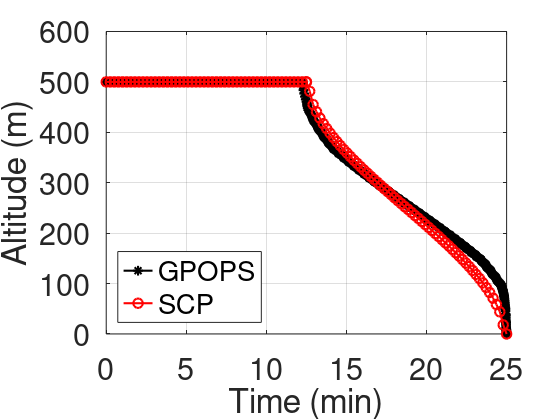
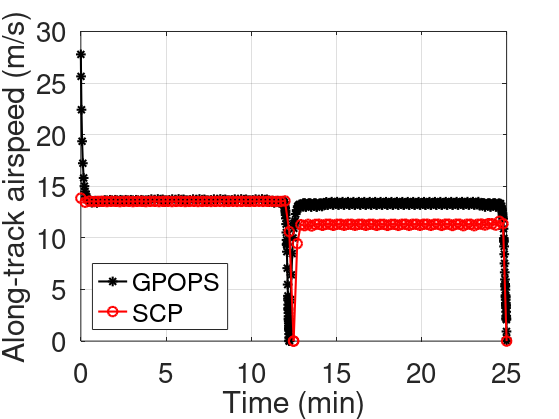
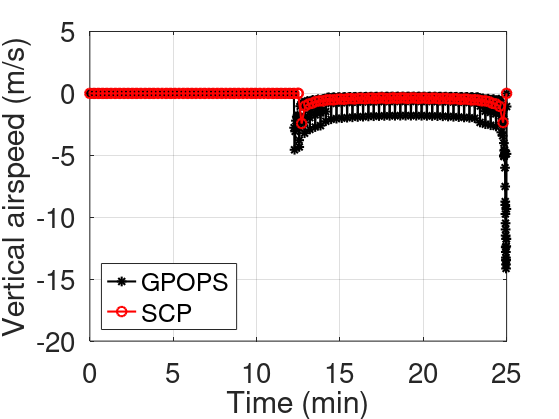
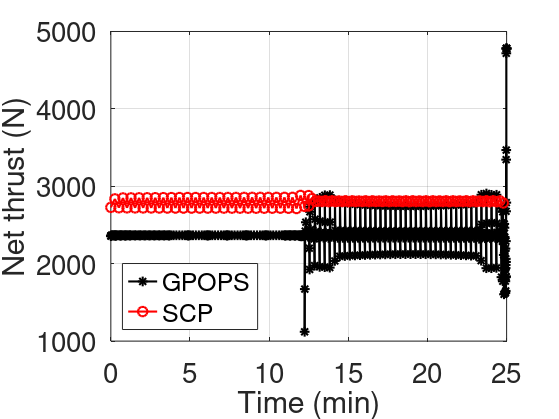

Recreate these plots in MATLAB, in order.
% Compare results from the folders "SCP" and "Verify_gpops_convex" with
% nonconvex control constraint u2^2+u3^2=u4

clear
clc
close all
format short

% parameters

load data_gpops.mat
load data_scp.mat

tG = tG/60;
tS = tS/60;
thetaS = atan(u1S./u2S)*180/pi;
% x vs. t
figure
plot(tG, xG, 'k-*', 'markersize', 7, 'linewidth', 1.5);
hold on
plot(tS, xS, 'r-o', 'markersize', 7, 'linewidth', 1.5);
xlabel('Time (min)', 'FontSize', 20);
ylabel('Along-track distance (m)', 'FontSize', 20);
xlim([0 25]);
leg = legend('GPOPS', 'SCP');
legend('Location','southwest')
set(leg,'FontSize',20);
set(gca,'FontSize',20);
set(gcf,'PaperUnits','inches');
set(gcf,'PaperSize',[8.5 7.5]);
grid on

%z vs. t
% figure
% plot(tG, zG, 'k-*', 'markersize', 7, 'linewidth', 1.5);
% hold on
% plot(tS, zS, 'r-o', 'markersize', 7, 'linewidth', 1.5);
% xlabel('Time (min)', 'FontSize', 22);
% ylabel('Altitude (m)', 'FontSize', 22);
% xlim([0 25]);
% leg = legend('GPOPS', 'SCP');
% set(leg,'FontSize',22);
% set(gca,'FontSize',22);
% grid on
%z vs. t
h = figure;
plot(tG, zG, 'k-*', 'markersize', 7, 'linewidth', 1.5);
hold on
plot(tS, zS, 'r-o', 'markersize', 7, 'linewidth', 1.5);
xlabel('Time (min)', 'FontSize', 20);
ylabel('Altitude (m)', 'FontSize', 20);
xlim([0 25]);
leg = legend('GPOPS', 'SCP');
legend('Location','southwest')
set(leg,'FontSize',22);
set(gca,'FontSize',22);
grid on
set(h,'Units','Inches');
pos = get(h,'Position');
set(h,'PaperPositionMode','Auto','PaperUnits','Inches','PaperSize',[pos(3), pos(4)])
print(h,'conop2_altitude','-dpdf','-r0')



% vx vs. t
h = figure;
plot(tG, vxG, 'k-*', 'markersize', 7, 'linewidth', 1.5);
hold on
plot(tS, vxS, 'r-o', 'markersize', 7, 'linewidth', 1.5);
xlabel('Time (min)', 'FontSize', 20);
ylabel('Along-track airspeed (m/s)', 'FontSize', 20);
xlim([0 25]);
leg = legend('GPOPS', 'SCP');
legend('Location','southwest')
set(leg,'FontSize',20);
set(gca,'FontSize',20);
grid on
set(h,'Units','Inches');
pos = get(h,'Position');
set(h,'PaperPositionMode','Auto','PaperUnits','Inches','PaperSize',[pos(3), pos(4)])
print(h,'conop2_alongspeed','-dpdf','-r0')

% vz vs. t
h = figure;
plot(tG, vzG, 'k-*', 'markersize', 7, 'linewidth', 1.5);
hold on
plot(tS, vzS, 'r-o', 'markersize', 7, 'linewidth', 1.5);
xlabel('Time (min)', 'FontSize', 20);
ylabel('Vertical airspeed (m/s)', 'FontSize', 20);
xlim([0 25]);
leg = legend('GPOPS', 'SCP');
legend('Location','southwest')
set(leg,'FontSize',20);
set(gca,'FontSize',20);
grid on
set(h,'Units','Inches');
pos = get(h,'Position');
set(h,'PaperPositionMode','Auto','PaperUnits','Inches','PaperSize',[pos(3), pos(4)])
print(h,'conop2_verticalspeed','-dpdf','-r0')
% % % u1 vs. t
% % figure
% % 
% % plot(tG, u1G, 'k-*', 'markersize', 7, 'linewidth', 1.5);
% % hold on
% % plot(tS, u1S, 'r-o', 'markersize', 7, 'linewidth', 1.5);
% % xlabel('Time (min)', 'FontSize', 18);
% % ylabel('u_1 (N)', 'FontSize', 18);
% % leg = legend('GPOPS', 'SCP');
% % set(leg,'FontSize',16);
% % set(gca,'FontSize',16);
% % grid on

% % % u2 vs. t
% % figure
% % plot(tG, u2G, 'k-*', 'markersize', 7, 'linewidth', 1.5);
% % hold on
% % plot(tS, u2S, 'r-o', 'markersize', 7, 'linewidth', 1.5);
% % xlabel('Time (min)', 'FontSize', 18);
% % ylabel('u_2 (N)', 'FontSize', 18);
% % leg = legend('GPOPS', 'SCP');
% % set(leg,'FontSize',16);
% % set(gca,'FontSize',16);
% % grid on

% % % u3 vs. t
% % figure
% % plot(tG, u3G, 'k-*', 'markersize', 7, 'linewidth', 1.5);
% % hold on
% % plot(tS, u3S, 'r-o', 'markersize', 7, 'linewidth', 1.5);
% % xlabel('Time (min)', 'FontSize', 18);
% % ylabel('u_3 (N)', 'FontSize', 18);
% % leg = legend('GPOPS', 'SCP');
% % set(leg,'FontSize',16);
% % set(gca,'FontSize',16);
% % grid on

% T vs. t
h = figure;
plot(tG, TG, 'k-*', 'markersize', 7, 'linewidth', 1.5);
hold on
plot(tS, sqrt(TS), 'r-o', 'markersize', 7, 'linewidth', 1.5);
xlabel('Time (min)', 'FontSize', 20);
ylabel('Net thrust (N)', 'FontSize', 20);
xlim([0 25]);
leg = legend('GPOPS', 'SCP');
legend('Location','southwest')
set(leg,'FontSize',20);
set(gca,'FontSize',20);
grid on
set(h,'Units','Inches');
pos = get(h,'Position');
set(h,'PaperPositionMode','Auto','PaperUnits','Inches','PaperSize',[pos(3), pos(4)])
print(h,'conop2_thrust','-dpdf','-r0')

% % T vs. t
% figure
% plot(tG(250:326), TG(250:326), 'k-*', 'markersize', 7, 'linewidth', 1.5);
% hold on
% plot(tS(72:150), sqrt(TS((72:150))), 'r-o', 'markersize', 7, 'linewidth', 1.5);
% xlabel('Time (min)', 'FontSize', 18);
% ylabel('Net thrust (N)', 'FontSize', 18);
% leg = legend('GPOPS', 'SCP');
% set(leg,'FontSize',16);
% set(gca,'FontSize',16);
% grid on

% Theta vs. t
h = figure;
plot(tG, thetaG, 'k-*', 'markersize', 7, 'linewidth', 1.5);
hold on
plot(tS, thetaS, 'r-o', 'markersize', 7, 'linewidth', 1.5);
xlabel('Time (min)', 'FontSize', 20);
ylabel('Pitch angle (deg)', 'FontSize', 20);
xlim([0 25]);
leg = legend('GPOPS', 'SCP');
legend('Location','southwest')
set(leg,'FontSize',20);
set(gca,'FontSize',20);
grid on
set(h,'Units','Inches');
pos = get(h,'Position');
set(h,'PaperPositionMode','Auto','PaperUnits','Inches','PaperSize',[pos(3), pos(4)])
print(h,'conop2_pitch','-dpdf','-r0')
% 
% % Theta vs. t
% figure
% plot(tG(250:326), thetaG(250:326), 'k-*', 'markersize', 7, 'linewidth', 1.5);
% hold on
% plot(tS(72 :150), thetaS(72:150), 'r-o', 'markersize', 7, 'linewidth', 1.5);
% xlabel('Time (min)', 'FontSize', 18);
% ylabel('Pitch angle (deg)', 'FontSize', 18);
% leg = legend('GPOPS', 'SCP');
% set(leg,'FontSize',16);
% set(gca,'FontSize',16);
% grid on

